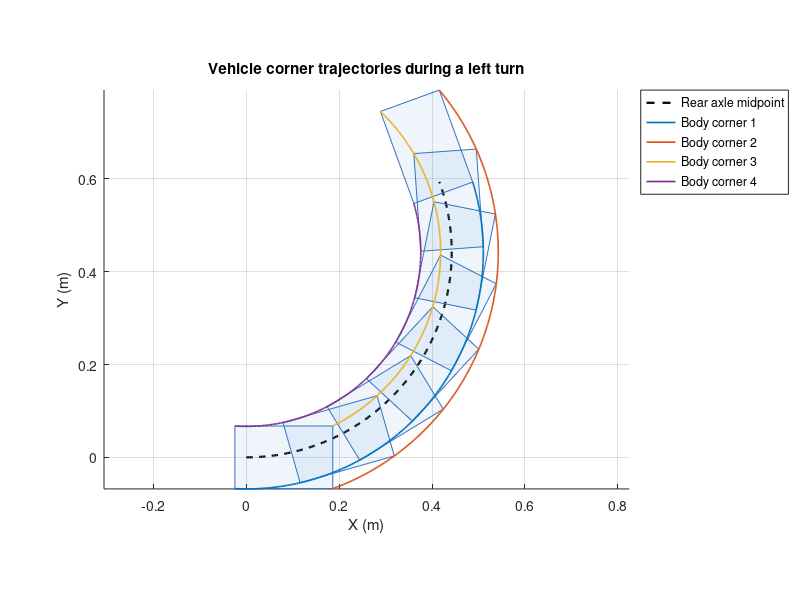
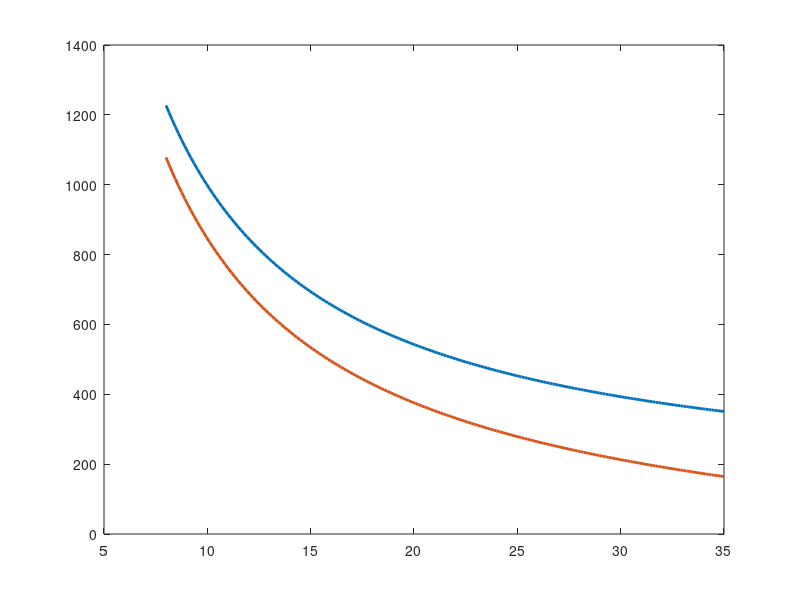

Here is the MATLAB script that generated these plots, in order: (Note: this script raises an error after producing the figures.)
%% Simulated body swept envelope and steering-clearance screening.
% Base MATLAB; no measured steering angles yet. All outputs are SIMULATION.

function swept_envelope()

close all; clc;
p = inputs(); validate(p);
outdir=fullfile(fileparts(mfilename('fullpath')),'results');
if ~exist(outdir,'dir'), mkdir(outdir); end

% Coordinate system: rear axle centre at (0,0), +X forward, +Y left.
% Rectangular body approximation extends rear/front from rear axle using
% reported wheelbase and approximate overhang; NOT a true CAD outline.
rearX=-p.rearOverhang;
frontX=p.wheelbase+p.frontOverhang;
halfW=p.width/2;
poly=[rearX -halfW; frontX -halfW; frontX halfW; rearX halfW; rearX -halfW];
angles=deg2rad(linspace(0,p.sweepDeg,p.numSamples));
delta=p.assumedSteeringDeg;
R=p.wheelbase/tand(delta);
xc=R*sin(angles); yc=R*(1-cos(angles));
pts=zeros(size(poly,1),numel(angles),2);
for k=1:numel(angles)
    Q=[cos(angles(k)) -sin(angles(k));sin(angles(k)) cos(angles(k))];
    v=(Q*poly.').'; v(:,1)=v(:,1)+xc(k); v(:,2)=v(:,2)+yc(k);
    pts(:,k,1)=v(:,1); pts(:,k,2)=v(:,2);
end
fig=figure('Color','w','Position',[80 80 900 650]); hold on;
plot(xc,yc,'k--','LineWidth',1.6,'DisplayName','Rear axle midpoint');
for k=round(linspace(1,numel(angles),8))
    patch(pts(:,k,1),pts(:,k,2),[0.2 0.5 0.8],'FaceAlpha',.08,'EdgeColor',[.2 .45 .75],'HandleVisibility','off');
end
for q=1:4
    plot(squeeze(pts(q,:,1)),squeeze(pts(q,:,2)),'LineWidth',1.2,'DisplayName',sprintf('Body corner %d',q));
end
axis equal; grid on; xlabel('X (m)'); ylabel('Y (m)');
title('Vehicle corner trajectories during a left turn');
legend('Location','bestoutside'); hold off;
saveas(fig,fullfile(outdir,'26_swept_body_paths.png'));

% Conservative outermost radial envelope relative to ideal instantaneous
% centre of rotation at (0,R). For any fixed body point, radius remains
% constant as rigid body rotates about turn centre.
steer=linspace(p.minSteeringDeg,p.maxSteeringDeg,180);
Rvals=p.wheelbase./tand(steer);
outer=zeros(size(steer)); inner=zeros(size(steer));
for k=1:numel(steer)
    radii=sqrt(poly(1:4,1).^2+(poly(1:4,2)-Rvals(k)).^2);
    outer(k)=max(radii); inner(k)=min(radii);
end
fig=figure('Color','w','Position',[90 90 900 590]);
plot(steer,outer*1000,'LineWidth',2); hold on;
plot(steer,inner*1000,'LineWidth',2);
yline(p.width*1000/2,':','Half vehicle width (reference)');
xline(delta,'--','Example steering input');
grid on; xlabel('Equivalent steering angle (degrees)');
ylabel('Radial distance from turn centre (mm)');
title('SIMULATED — Inner/outer rigid-body turn envelope');
legend('Outermost body corner','Innermost body corner','Half body width','Example steer','Location','best');
saveas(fig,fullfile(outdir,'27_turn_envelope_vs_steering.png'));

fprintf('\nSTEP 08: SIMULATED GEOMETRY SCREENING\n');
fprintf('Wheelbase %.1f mm, width %.1f mm, front/rear overhang %.1f/%.1f mm\n',p.wheelbase*1000,p.width*1000,p.frontOverhang*1000,p.rearOverhang*1000);
fprintf('Assumed steering %.1f degrees: rear midpoint radius %.1f mm\n',delta,R*1000);
fprintf('Computed outer/inner radial envelope %.1f/%.1f mm\n',interp1(steer,outer,delta)*1000,interp1(steer,inner,delta)*1000);
fprintf('Important: body box, steering angle and overhang remain unvalidated for final assembly.\n');
save(fullfile(outdir,'simulation_inputs.mat'),'p','steer','outer','inner','poly');
end
function p=inputs()
p.wheelbase=0.161; % m TEAM REPORTED
p.width=0.135; % m TEAM REPORTED provisional (track/tire discrepancy)
p.frontOverhang=0.025; % m APPROXIMATE; camera not mounted
p.rearOverhang=0.025; % m TEAM REPORTED
p.assumedSteeringDeg=20; % degrees ASSUMED, NOT MEASURED
p.minSteeringDeg=8; p.maxSteeringDeg=35; % degrees ASSUMED RANGE
p.sweepDeg=110; % degrees illustrative trajectory
p.numSamples=250;
end
function validate(p)
assert(p.wheelbase>0 && p.width>0 && p.frontOverhang>=0 && p.rearOverhang>=0);
assert(p.minSteeringDeg>0 && p.maxSteeringDeg<80 && p.minSteeringDeg<p.assumedSteeringDeg && p.assumedSteeringDeg<p.maxSteeringDeg);
assert(p.numSamples>=20 && p.sweepDeg>0 && p.sweepDeg<=360);
end
